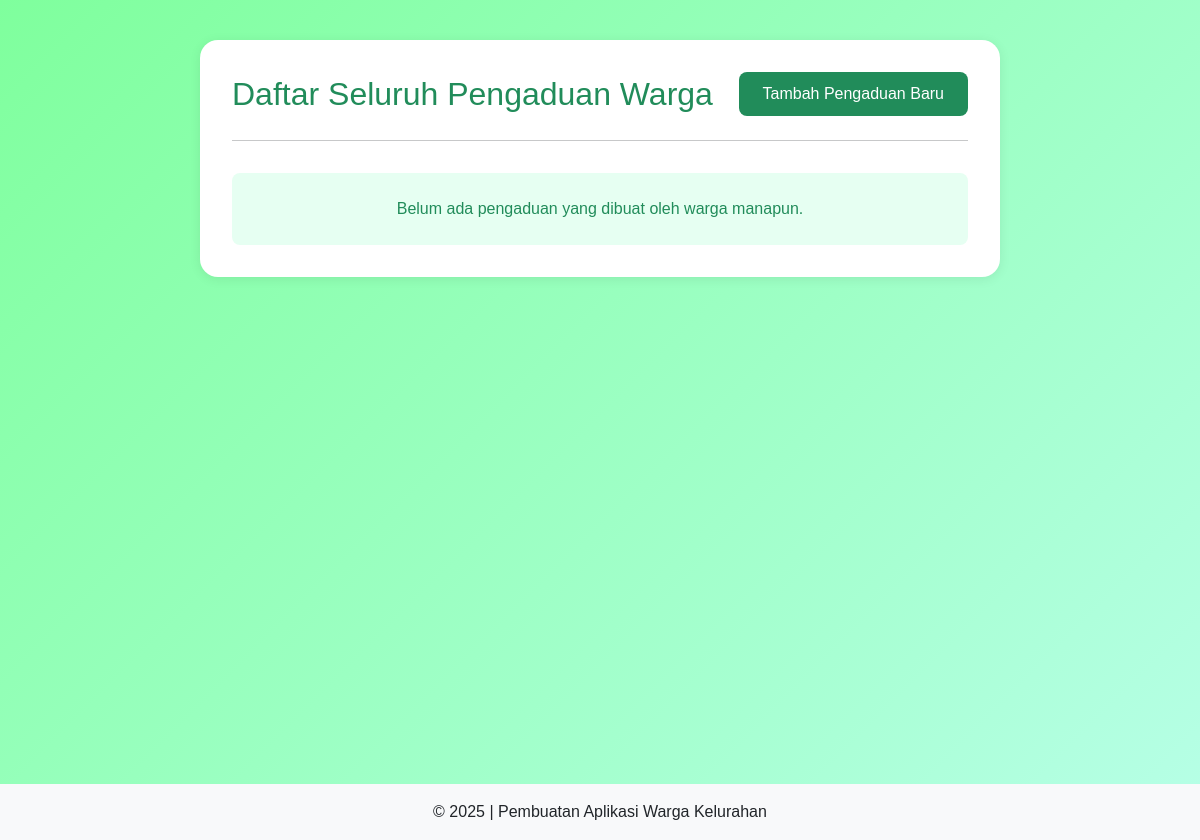
Before: /warga/pengaduan/ with the older database file.
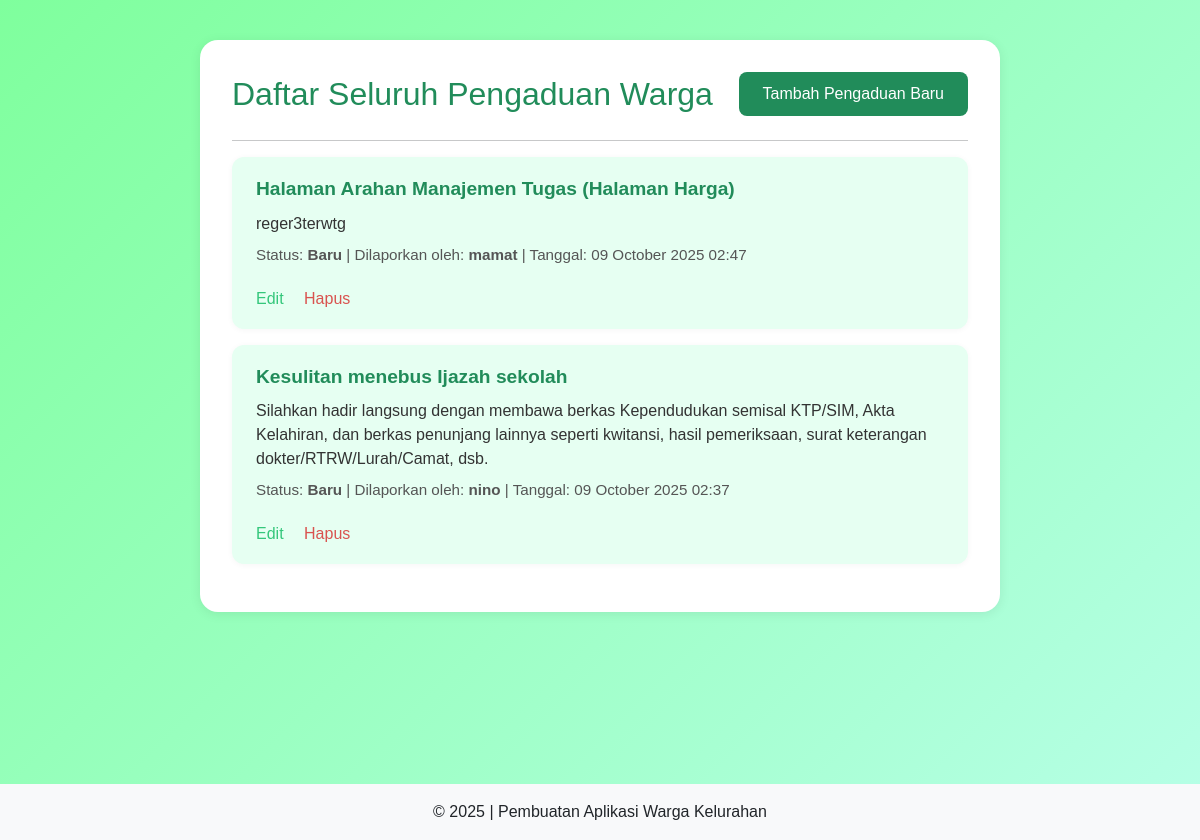
After: the same page with the newer database file.
### warga/models.py (models this page shows, shortened)
class Pengaduan(models.Model):
    STATUS_CHOICES = [
        ('BARU', 'Baru'),
        ('DIPROSES', 'Diproses'),
        ('SELESAI', 'Selesai'),
    ]
    judul = models.CharField(
        max_length=200,
        verbose_name="Judul Pengaduan"
    )
    isi = models.TextField(
        verbose_name="Isi Pengaduan"
    )
    status = models.CharField(max_length=10, choices=STATUS_CHOICES, default='BARU')
    tanggal_pengaduan = models.DateTimeField(
        auto_now_add=True
    )
    pelapor = models.ForeignKey(Warga, on_delete=models.CASCADE, related_name='pengaduan')

class Warga(models.Model):
    nik = models.CharField(max_length=16, unique=True, verbose_name="Nomor Induk Kependudukan")
    nama_lengkap = models.CharField(max_length=100, verbose_name="Nama Lengkap")
    alamat = models.TextField(verbose_name="Alamat Tinggal")
    no_telepon = models.CharField(max_length=15, blank=True, verbose_name="Nomor Telepon")
    tanggal_registrasi = models.DateTimeField(auto_now_add=True)

### warga/views.py (the view)
# urls.py: path('pengaduan/', PengaduanListView.as_view(), name='pengaduan-list'),
class PengaduanListView(ListView):
    model = Pengaduan
    template_name = 'warga/pengaduan_list.html'
    context_object_name = 'daftar_pengaduan'
    ordering = ['-tanggal_pengaduan']

### warga/templates/warga/pengaduan_list.html (shortened to what this page needs)
{% extends 'warga/base.html' %}
{% block content %}
    <div class="aduan-container">
        <div class="aduan-header">
            <h1>Daftar Seluruh Pengaduan Warga</h1>
            <a href="{% url 'pengaduan-tambah' %}">Tambah Pengaduan Baru</a>
        </div>
        <hr>
        <div class="aduan-list">
            {% if daftar_pengaduan %}
                {% for aduan in daftar_pengaduan %}
                    <div class="aduan-card">
                        <div class="aduan-title">{{ aduan.judul }}</div>
                        <div class="aduan-desc">{{ aduan.isi }}</div>
                        <div class="aduan-meta">
                            Status: <strong>{{ aduan.get_status_display }}</strong> |
                            Dilaporkan oleh: <strong>{{ aduan.pelapor.nama_lengkap }}</strong> |
                            Tanggal: {{ aduan.tanggal_pengaduan|date:"d F Y H:i" }}
                        </div>
                        <div class="aduan-actions">
                            <a href="{% url 'pengaduan-edit' aduan.pk %}">Edit</a>
                            <a href="{% url 'pengaduan-hapus' aduan.pk %}" class="delete">Hapus</a>
                        </div>
                    </div>
                {% endfor %}
            {% else %}
                <div class="alert-info">
                    Belum ada pengaduan yang dibuat oleh warga manapun.
                </div>
            {% endif %}
        </div>
    </div>
{% endblock %}

### warga/templates/warga/base.html (shortened to what this page needs)
<!DOCTYPE html>
<html lang="id">
<head>
    <link href="https://cdn.jsdelivr.net/npm/bootstrap@5.3.2/dist/css/bootstrap.min.css" rel="stylesheet">
</head>
<body>
    <main class="container mt-4 mb-5">
        {% block content %}
        {% endblock %}
    </main>
    <footer class="bg-light text-center py-3 fixed-bottom">
        <div class="container">
            <p class="mb-0">&copy; 2025 | Pembuatan Aplikasi Warga Kelurahan</p>
        </div>
    </footer>
</body>
</html>

### warga/templates/warga/pengaduan_list.html (style rules this page uses)
body { background: linear-gradient(135deg, #7fff9d 0%, #b7ffe7 100%); min-height: 100vh; font-family: 'Poppins', Arial, sans-serif; }
.aduan-container { max-width: 800px; margin: 40px auto; padding: 32px; background: #fff; border-radius: 18px; box-shadow: 0 2px 12px rgba(0,0,0,0.08); }
.aduan-header { display: flex; align-items: center; justify-content: space-between; margin-bottom: 24px; }
.aduan-header h1 { color: #218c5a; margin: 0; font-size: 2rem; }
.aduan-header a { background: #218c5a; color: #fff; padding: 10px 24px; border-radius: 8px; text-decoration: none; font-weight: 500; }
.aduan-list { margin-top: 16px; }
.aduan-card { background: #e6fff2; border-radius: 12px; padding: 18px 24px; margin-bottom: 16px; box-shadow: 0 1px 6px rgba(0,0,0,0.04); display: flex; flex-direction: column; }
.aduan-title { font-size: 1.2rem; font-weight: 600; color: #218c5a; margin-bottom: 8px; }
.aduan-desc { color: #333; margin-bottom: 8px; }
.aduan-meta { color: #555; font-size: 0.95rem; margin-bottom: 12px; }
.aduan-actions { margin-top: 8px; }
.aduan-actions a { margin-right: 16px; color: #34c77b; font-weight: 500; text-decoration: none; }
.aduan-actions a.delete { color: #d9534f; }

Changed rows visible on the page:
added Pengaduan: judul "Halaman Arahan Manajemen Tugas (Halaman Harga)", isi "reger3terwtg", status "Baru", pelapor.nama_lengkap "mamat", tanggal_pengaduan "09 October 2025 02:47"
added Pengaduan: judul "Kesulitan menebus Ijazah sekolah", isi "Silahkan hadir langsung dengan membawa berkas Kependudukan semisal KTP/SIM, Akta Kelahiran, dan berkas penunjang lainnya seperti kwitansi, hasil pemeriksaan, surat keterangan dokter/RTRW/Lurah/Camat, dsb.", status "Baru", pelapor.nama_lengkap "nino", tanggal_pengaduan "09 October 2025 02:37"
Other visible differences:
text no longer shown: "Belum ada pengaduan yang dibuat oleh warga manapun."
